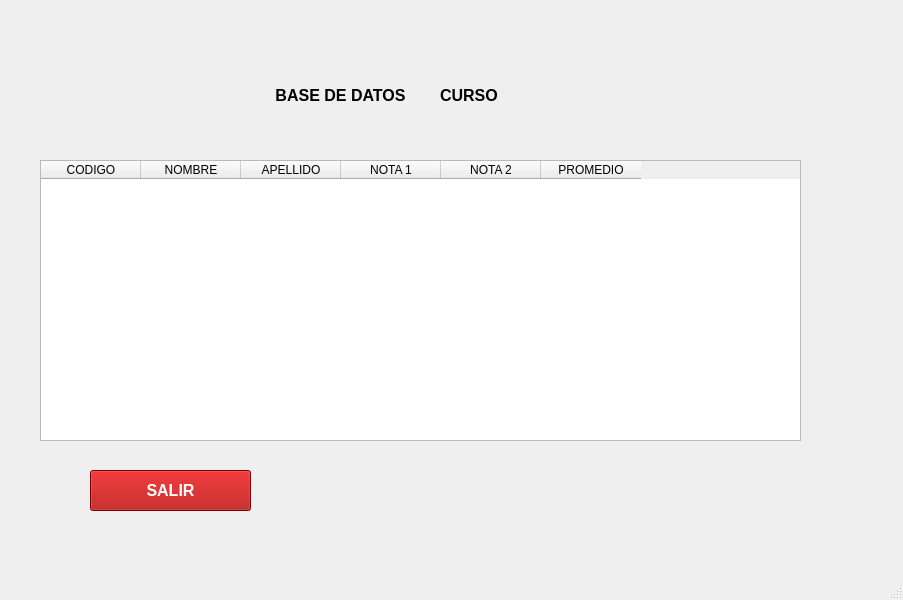
<?xml version="1.0" encoding="UTF-8"?>
<ui version="4.0">
 <class>MainWindow</class>
 <widget class="QMainWindow" name="MainWindow">
  <property name="geometry">
   <rect>
    <x>0</x>
    <y>0</y>
    <width>903</width>
    <height>600</height>
   </rect>
  </property>
  <property name="windowTitle">
   <string>MainWindow</string>
  </property>
  <widget class="QWidget" name="centralwidget">
   <widget class="QLabel" name="label">
    <property name="geometry">
     <rect>
      <x>250</x>
      <y>80</y>
      <width>181</width>
      <height>31</height>
     </rect>
    </property>
    <property name="font">
     <font>
      <pointsize>12</pointsize>
      <weight>75</weight>
      <bold>true</bold>
     </font>
    </property>
    <property name="text">
     <string>BASE DE DATOS</string>
    </property>
    <property name="alignment">
     <set>Qt::AlignCenter</set>
    </property>
   </widget>
   <widget class="QTableWidget" name="tbl_registros">
    <property name="geometry">
     <rect>
      <x>40</x>
      <y>160</y>
      <width>761</width>
      <height>281</height>
     </rect>
    </property>
    <column>
     <property name="text">
      <string>CODIGO</string>
     </property>
    </column>
    <column>
     <property name="text">
      <string>NOMBRE</string>
     </property>
    </column>
    <column>
     <property name="text">
      <string>APELLIDO</string>
     </property>
    </column>
    <column>
     <property name="text">
      <string>NOTA 1</string>
     </property>
    </column>
    <column>
     <property name="text">
      <string>NOTA 2</string>
     </property>
    </column>
    <column>
     <property name="text">
      <string>PROMEDIO</string>
     </property>
    </column>
   </widget>
   <widget class="QLabel" name="lbl_curso">
    <property name="geometry">
     <rect>
      <x>440</x>
      <y>80</y>
      <width>201</width>
      <height>31</height>
     </rect>
    </property>
    <property name="font">
     <font>
      <pointsize>12</pointsize>
      <weight>75</weight>
      <bold>true</bold>
     </font>
    </property>
    <property name="text">
     <string>CURSO</string>
    </property>
    <property name="alignment">
     <set>Qt::AlignJustify|Qt::AlignVCenter</set>
    </property>
   </widget>
   <widget class="QPushButton" name="btn_atras">
    <property name="geometry">
     <rect>
      <x>90</x>
      <y>470</y>
      <width>161</width>
      <height>41</height>
     </rect>
    </property>
    <property name="font">
     <font>
      <pointsize>12</pointsize>
      <weight>75</weight>
      <bold>true</bold>
     </font>
    </property>
    <property name="styleSheet">
     <string notr="true">background:rgb(170, 0, 0); color:white;</string>
    </property>
    <property name="text">
     <string>SALIR</string>
    </property>
   </widget>
  </widget>
  <widget class="QMenuBar" name="menubar">
   <property name="geometry">
    <rect>
     <x>0</x>
     <y>0</y>
     <width>903</width>
     <height>26</height>
    </rect>
   </property>
  </widget>
  <widget class="QStatusBar" name="statusbar"/>
 </widget>
 <resources/>
 <connections/>
</ui>
